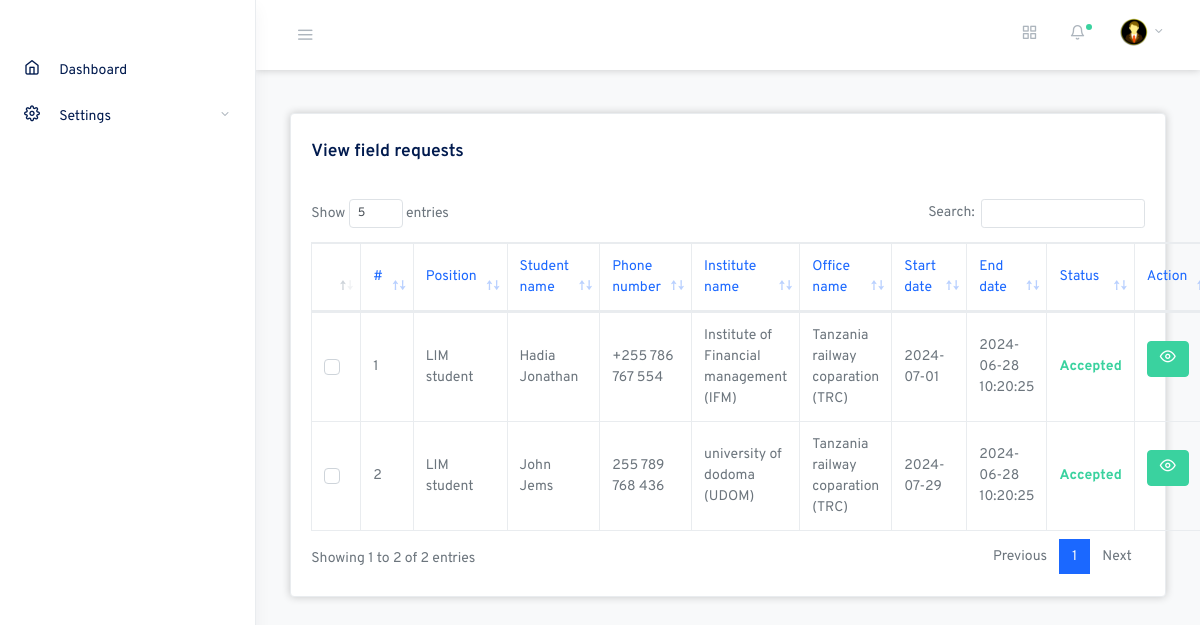
Screenshot of /supervisor/manageRequest.php?i=1 (signed in) with the database file from the repository.
### tables this page shows
CREATE TABLE `request` (
  `requestID` int(11) NOT NULL,
  `studentID` varchar(45) NOT NULL,
  `postID` int(11) NOT NULL,
  `startDate` date NOT NULL,
  `endDate` date NOT NULL,
  `statuss` varchar(15) NOT NULL DEFAULT 'Pending'
);

CREATE TABLE `post` (
  `postID` int(11) NOT NULL,
  `position` varchar(45) NOT NULL,
  `description` text NOT NULL,
  `amount` int(11) NOT NULL,
  `postDate` datetime NOT NULL,
  `endDate` datetime NOT NULL,
  `officeName` varchar(80) NOT NULL,
  `status` varchar(20) NOT NULL DEFAULT 'Opening'
);

CREATE TABLE `student` (
  `regNo` varchar(45) NOT NULL,
  `firstName` varchar(30) NOT NULL,
  `lastName` varchar(30) NOT NULL,
  `phoneNumber` varchar(20) NOT NULL,
  `instituteName` varchar(80) NOT NULL
);

### supervisor/manageRequest.php (the view, shortened to what this page needs)
<?php
    include "inc/header.php";
?>
  <body class="vertical  light  ">
    <div class="wrapper">
     <?php
        include "inc/topHeader.php";
        include "inc/sideBar.php";
     ?>
<main role="main" class="main-content">
        <div class="container-fluid">
          <div class="row justify-content-center">
            <div class="col-12">
              <div class="row my-4">
                <div class="col-md-12">
                  <div class="card " style="box-shadow: 0 0 .5rem rgba(0, 0, 0, .2); ">
                    <div class="card-body">
                      <div class="row mt-2 mb-4">
                        <div class="col-md-10"><h5 class="card-title ">View field requests </h5></div>
                        <div class="col-md-2">  </div>
                      </div>
                      <table class="table datatables table-bordered table-hover" id="dataTable-1">
                        <thead>
                          <tr>
                            <th></th>
                            <th class="text-primary">#</th>
                            <th class="text-primary">Position</th>
                            <th class="text-primary">Student name</th>
                            <th class="text-primary">Phone number</th>
                            <th class="text-primary">Institute name</th>
                            <th class="text-primary">Office name</th>
                            <th class="text-primary">Start date</th>
                            <th class="text-primary">End date</th>
                            <th class="text-primary">Status</th>
                            <th class="text-primary">Action</th>
                          </tr>
                        </thead>
                        <tbody>
                        <?php
                                $no = 1;
                                $post = $con->prepare("select r.*, p.* , s.* from request r JOIN post p ON r.postID = p.postID JOIN student s ON s.regNo = r.studentID where p.postID = ?  order by requestID  desc ");
                                $post->execute(array($_GET['i'],));
                                while ($row = $post->fetch(PDO::FETCH_OBJ))
                                {
                        ?>
                          <tr>
                            <td>
                              <div class="custom-control custom-checkbox">
                              </div>
                            </td>
                            <td><?php echo $no ; ?></td>
                            <td><?php echo $row->position; ?></td>
                            <td><?php echo ucwords($row->firstName." ".$row->lastName); ?></td>
                            <td><?php echo $row->phoneNumber; ?></td>
                            <td><?php echo $row->instituteName; ?></td>
                            <td><?php echo $row->officeName; ?></td>
                            <td><?php echo $row->startDate; ?></td>
                            <td><?php echo $row->endDate; ?></td>
                            <td>
                                <?php
                                    if ($row->statuss == "Pending") {
                                ?>
                                    <b  class="text-warning"><?php echo $row->statuss; ?></b>
                                <?php
                                    }else if ($row->statuss == "Accepted"){
                                ?>
                                    <b  class="text-success"><?php echo $row->statuss; ?></b>
                                <?php
                                    } else {
                                ?>
                                    <b  class="text-danger"><?php echo $row->statuss; ?></b>
                                <?php
                                    }
                                ?>
                            </td>
                            <td>
                              <?php
                                if ($row->statuss != "Accepted") {
                              ?>
                                  <a href="acceptedRequest.php?rid=<?php echo $row->requestID; ?>&stid=<?php echo $row->studentID; ?>" class="btn btn-warning text-white mb-3" title="Accept request"><span class="fe fe-check-square fe-16"></span></a>
                              <?php
                                } else {
                              ?>
                                <a href="assignedSupervisor.php" class="btn btn-success text-white mb-3" title="View assigned request"><span class="fe fe-eye fe-16"></span></a>
                              <?php
                                }
                               ?>
                            </td>
                          </tr>
                        <?php $no +=1; } ?>
                        </tbody>
                      </table>
                    </div>
                  </div>
                </div>
              </div>
            </div>
          </div>
        </div>
      </main>
    </div>
  </body>
</html>

### assets/css/feather.css (style rules this page uses)
.fe { font-family: "feather" !important; speak: none; font-style: normal; font-weight: normal; font-variant: normal; text-transform: none; line-height: 1; -webkit-font-smoothing: antialiased; -moz-osx-font-smoothing: grayscale; }
.fe-16 { font-size: 16px; }
.fe-eye:before { content: ""; }

### rows the page displays
request: postID.position "LIM student", studentID.lastName "Hadia Jonathan", studentID.phoneNumber "+255 786 767 554", studentID.instituteName "Institute of Financial management (IFM)", postID.officeName "Tanzania railway coparation (TRC)", startDate "2024-07-01", postID.endDate "2024-06-28 10:20:25", statuss "Accepted"
request: postID.position "LIM student", studentID.lastName "John Jems", studentID.phoneNumber "255 789 768 436", studentID.instituteName "university of dodoma (UDOM)", postID.officeName "Tanzania railway coparation (TRC)", startDate "2024-07-29", postID.endDate "2024-06-28 10:20:25", statuss "Accepted"
